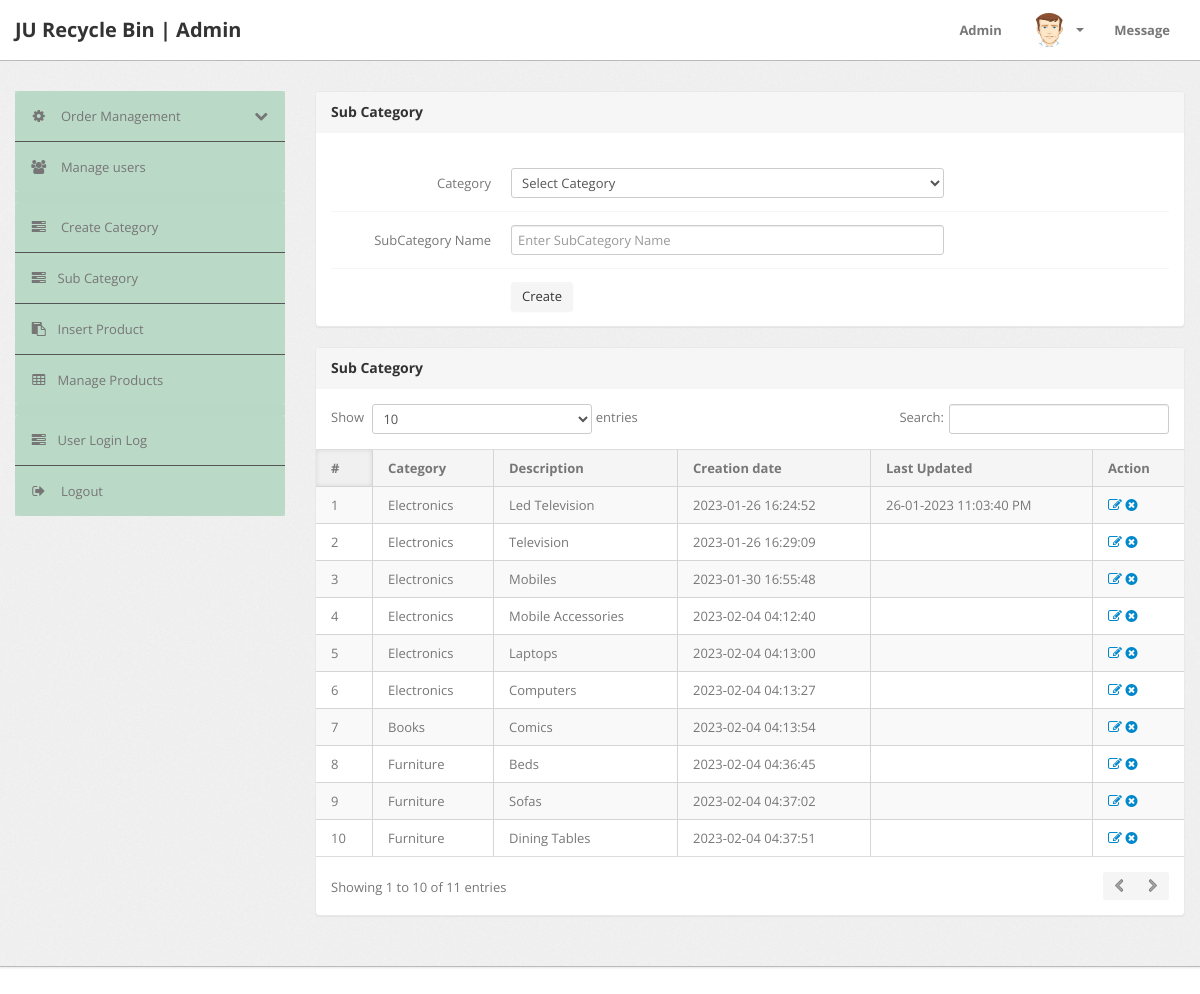
Before: /admin/subcategory.php (signed in) with the older database file.
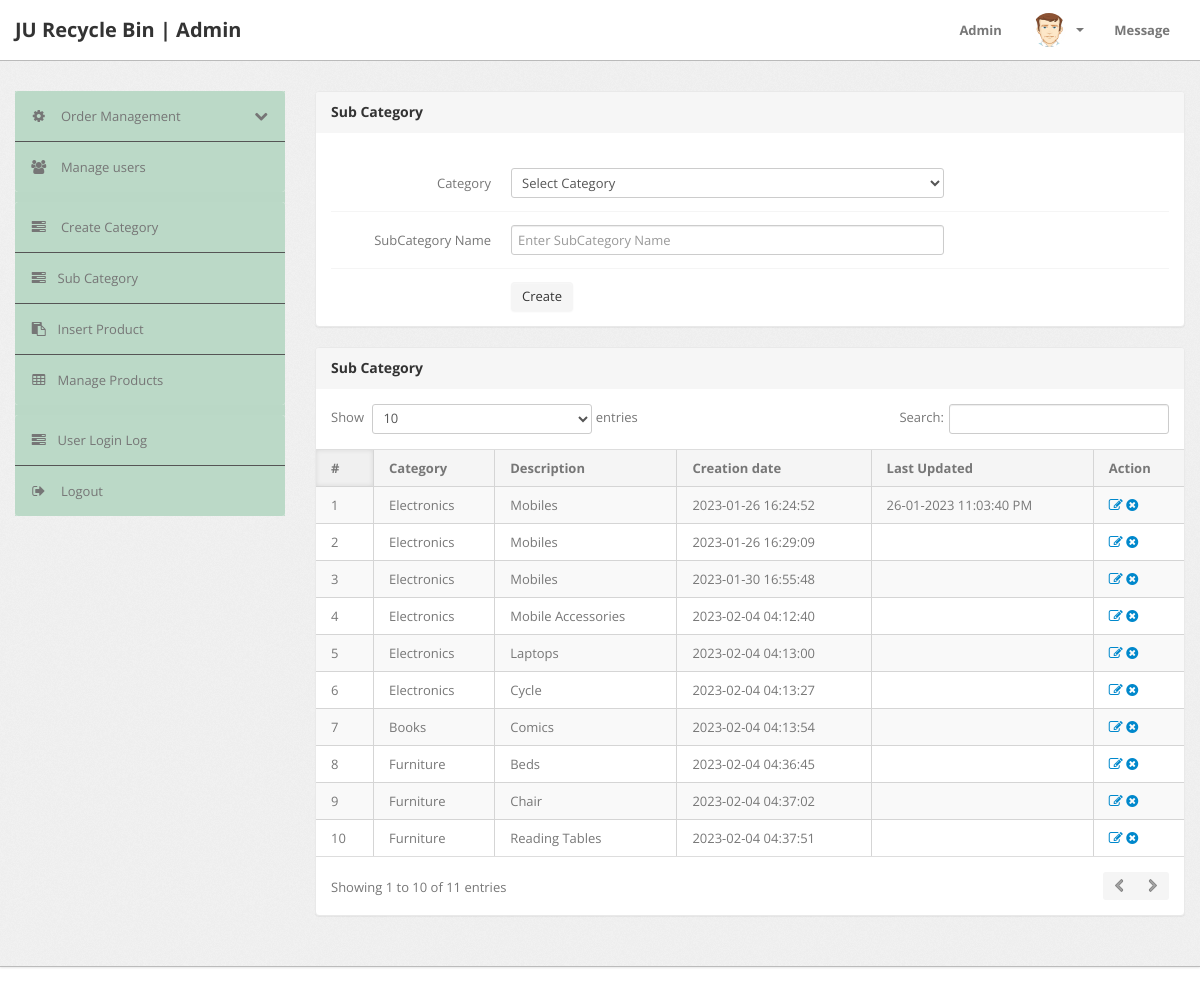
After: the same page with the newer database file.
### tables this page shows
CREATE TABLE `subcategory` (
  `id` int(11) NOT NULL,
  `categoryid` int(11) DEFAULT NULL,
  `subcategory` varchar(255) DEFAULT NULL,
  `creationDate` timestamp NULL DEFAULT CURRENT_TIMESTAMP,
  `updationDate` varchar(255) DEFAULT NULL
);

CREATE TABLE `category` (
  `id` int(11) NOT NULL,
  `categoryName` varchar(255) DEFAULT NULL,
  `categoryDescription` longtext,
  `creationDate` timestamp NOT NULL DEFAULT CURRENT_TIMESTAMP,
  `updationDate` varchar(255) DEFAULT NULL
);

### admin/subcategory.php (the view, shortened to what this page needs)
<?php
include('include/config.php');
if(strlen($_SESSION['alogin'])==0)
	{
header('location:index.php');
}
else{
?>
<!DOCTYPE html>
<html lang="en">
<head>
	<link type="text/css" href="bootstrap/css/bootstrap.min.css" rel="stylesheet">
	<link type="text/css" href="bootstrap/css/bootstrap-responsive.min.css" rel="stylesheet">
	<link type="text/css" href="css/theme.css" rel="stylesheet">
	<link type="text/css" href="images/icons/css/font-awesome.css" rel="stylesheet">
</head>
<body>
<?php include('include/header.php');?>
	<div class="wrapper">
		<div class="container">
			<div class="row">
<?php include('include/sidebar.php');?>
			<div class="span9">
					<div class="content">
						<div class="module">
							<div class="module-head">
								<h3>Sub Category</h3>
							</div>
							<div class="module-body">
									<br />
			<form class="form-horizontal row-fluid" name="subcategory" method="post" >
<div class="control-group">
<label class="control-label" for="basicinput">Category</label>
<div class="controls">
<select name="category" class="span8 tip" required>
<option value="">Select Category</option>
</select>
</div>
</div>
<div class="control-group">
<label class="control-label" for="basicinput">SubCategory Name</label>
<div class="controls">
<input type="text" placeholder="Enter SubCategory Name"  name="subcategory" class="span8 tip" required>
</div>
</div>
	<div class="control-group">
											<div class="controls">
												<button type="submit" name="submit" class="btn">Create</button>
											</div>
										</div>
									</form>
							</div>
						</div>
	<div class="module">
							<div class="module-head">
								<h3>Sub Category</h3>
							</div>
							<div class="module-body table">
								<table cellpadding="0" cellspacing="0" border="0" class="datatable-1 table table-bordered table-striped	 display" width="100%">
									<thead>
										<tr>
											<th>#</th>
											<th>Category</th>
											<th>Description</th>
											<th>Creation date</th>
											<th>Last Updated</th>
											<th>Action</th>
										</tr>
									</thead>
									<tbody>
<?php $query=mysqli_query($con,"select subcategory.id,category.categoryName,subcategory.subcategory,subcategory.creationDate,subcategory.updationDate from subcategory join category on category.id=subcategory.categoryid");
$cnt=1;
while($row=mysqli_fetch_array($query))
{
?>
										<tr>
											<td><?php echo htmlentities($cnt);?></td>
											<td><?php echo htmlentities($row['categoryName']);?></td>
											<td><?php echo htmlentities($row['subcategory']);?></td>
											<td> <?php echo htmlentities($row['creationDate']);?></td>
											<td><?php echo htmlentities($row['updationDate']);?></td>
											<td>
											<a href="edit-subcategory.php?id=<?php echo $row['id']?>" ><i class="icon-edit"></i></a>
											<a href="subcategory.php?id=<?php echo $row['id']?>&del=delete" onClick="return confirm('Are you sure you want to delete?')"><i class="icon-remove-sign"></i></a></td>
										</tr>
										<?php $cnt=$cnt+1; } ?>
								</table>
							</div>
						</div>
					</div>
				</div>
			</div>
		</div>
	</div>
<?php include('include/footer.php');?>
</body>
<?php } ?>

Changed rows visible on the page:
changed subcategory "26-01-2023 11:03:40 PM": subcategory "Led Television" → "Mobiles"
changed subcategory (number 2 of 10 on the later page): subcategory "Television" → "Mobiles"
changed subcategory: subcategory "Computers" → "Cycle"
changed subcategory: subcategory "Sofas" → "Chair"
changed subcategory: subcategory "Dining Tables" → "Reading Tables"
